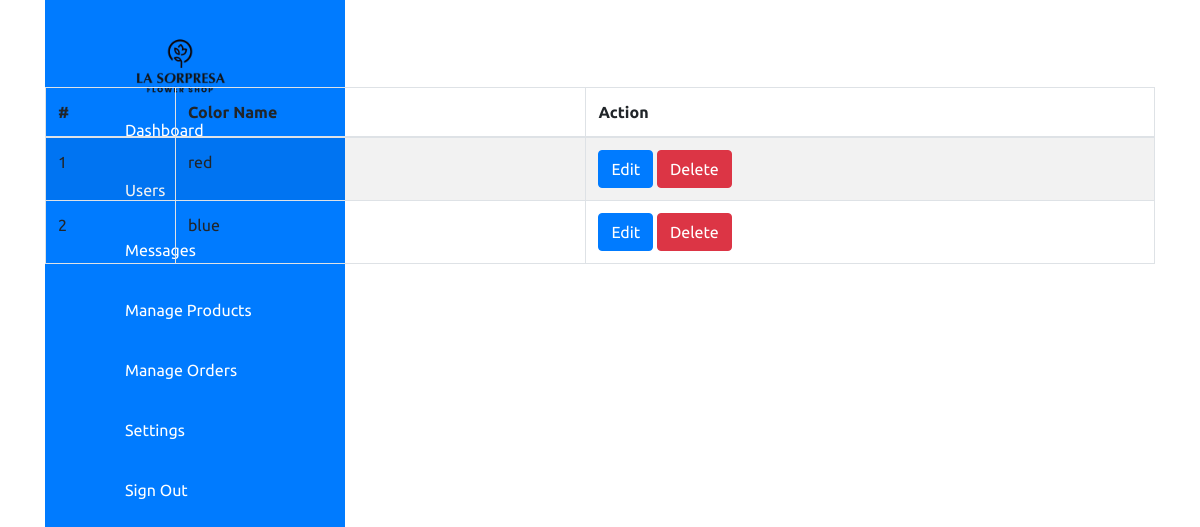
The app's page /admin/settings/color.php (signed in), older data.
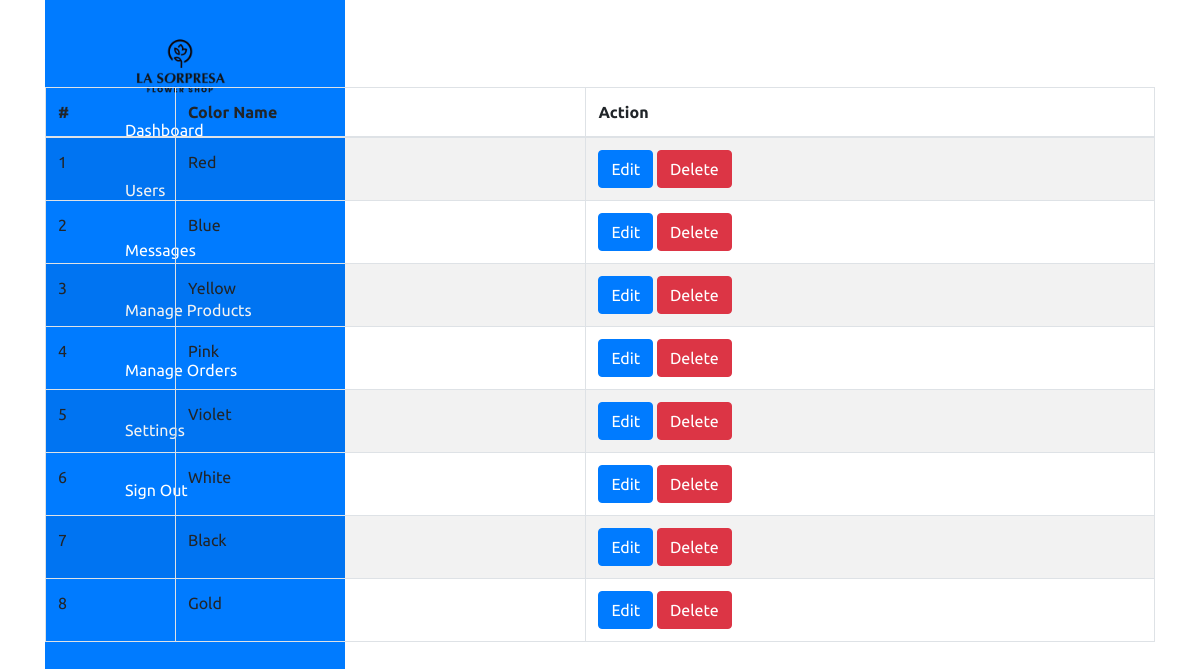
The same page, newer data.
### tables this page shows
CREATE TABLE `color` (
  `color_id` int(11) NOT NULL,
  `color_name` varchar(255) NOT NULL
);

### admin/settings/color.php (the view, shortened to what this page needs)
<?php require_once('../header.php'); ?>
<body>
    <div class="container">
        <div class="navigation">
            <ul>
                <li>
                    <a href="#">
                        <div class="logo-container">
                            <img src="../images/logo.png" alt="Logo" class="logo" />
                        </div>
                        <span class="title"></span>
                    </a>
                </li>
                <li>
                    <a href="../dashboard.php">
                        <span class="icon">
                        </span>
                        <span class="title">Dashboard</span>
                    </a>
                </li>
                <li>
                    <a href="../users.php">
                        <span class="icon">
                        </span>
                        <span class="title">Users</span>
                    </a>
                </li>
                <li>
                    <a href="#">
                        <span class="icon">
                        </span>
                        <span class="title">Messages</span>
                    </a>
                </li>
                <li>
                    <a href="../product/product.php">
                        <span class="icon">
                        </span>
                        <span class="title">Manage Products</span>
                    </a>
                </li>
                <li>
                    <a href="#">
                        <span class="icon">
                        </span>
                        <span class="title">Manage Orders</span>
                    </a>
                </li>
                <li>
                    <a href="../settings.php">
                        <span class="icon">
                        </span>
                        <span class="title">Settings</span>
                    </a>
                </li>
                <li>
                    <a href="../logout.php">
                        <span class="icon">
                        </span>
                        <span class="title">Sign Out</span>
                    </a>
                </li>
            </ul>
        </div>
<section class="content-header">
	<div class="content-header-left">
		<h1>View Colors</h1>
	</div>
	<div class="content-header-right">
		<a href="color-add.php" class="btn btn-primary btn-sm">Add New</a>
	</div>
</section>
<section class="content">
  <div class="row">
    <div class="col-md-12">
      <div class="box box-info">
        <div class="box-body table-responsive">
          <table id="example1" class="table table-bordered table-hover table-striped">
			<thead>
			    <tr>
			        <th>#</th>
			        <th>Color Name</th>
			        <th>Action</th>
			    </tr>
			</thead>
            <tbody>
            	<?php
            	$i=0;
            	$statement = $pdo->prepare("SELECT * FROM color ORDER BY color_id ASC");
            	$statement->execute();
            	$result = $statement->fetchAll(PDO::FETCH_ASSOC);
            	foreach ($result as $row) {
            		$i++;
            		?>
					<tr>
	                    <td><?php echo $i; ?></td>
	                    <td><?php echo $row['color_name']; ?></td>
	                    <td>
	                        <a href="color-edit.php?id=<?php echo $row['color_id']; ?>" class="btn btn-primary btn-xs">Edit</a>
                            <a href="#" class="btn btn-danger btn-xs" data-href="color-delete.php?id=<?php echo $row['color_id']; ?>" data-toggle="modal" data-target="#confirm-delete">Delete</a>
	                    </td>
	                </tr>
            		<?php
            	}
            	?>
            </tbody>
          </table>
        </div>
      </div>
</section>

Row changes from the older to the newer data that the page shows:
removed color: color_name "red"
removed color: color_name "blue"
added color: color_name "Red"
added color: color_name "Blue"
added color: color_name "Yellow"
added color: color_name "Pink"
added color: color_name "Violet"
added color: color_name "White"
added color: color_name "Black"
added color: color_name "Gold"
